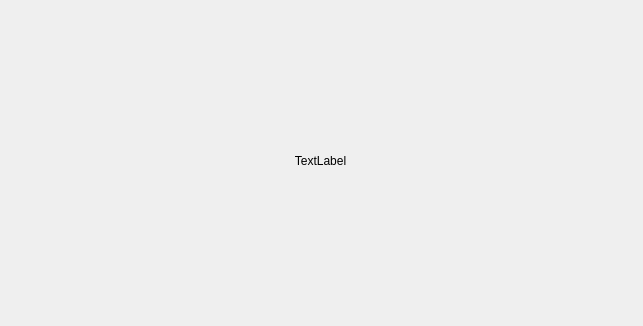
<?xml version="1.0" encoding="UTF-8"?>
<ui version="4.0">
 <class>createVolumeInExistingFIle</class>
 <widget class="QDialog" name="createVolumeInExistingFIle">
  <property name="geometry">
   <rect>
    <x>0</x>
    <y>0</y>
    <width>643</width>
    <height>326</height>
   </rect>
  </property>
  <property name="windowTitle">
   <string>Create Volume In Existing File</string>
  </property>
  <widget class="QFrame" name="frame">
   <property name="geometry">
    <rect>
     <x>10</x>
     <y>10</y>
     <width>621</width>
     <height>311</height>
    </rect>
   </property>
   <property name="frameShape">
    <enum>QFrame::StyledPanel</enum>
   </property>
   <property name="frameShadow">
    <enum>QFrame::Raised</enum>
   </property>
   <widget class="QLabel" name="label">
    <property name="geometry">
     <rect>
      <x>0</x>
      <y>70</y>
      <width>171</width>
      <height>51</height>
     </rect>
    </property>
    <property name="text">
     <string>Select Cover File (Video files like mp4 and mkv)</string>
    </property>
    <property name="alignment">
     <set>Qt::AlignRight|Qt::AlignTrailing|Qt::AlignVCenter</set>
    </property>
    <property name="wordWrap">
     <bool>true</bool>
    </property>
   </widget>
   <widget class="QLineEdit" name="lineEditVolumePath">
    <property name="geometry">
     <rect>
      <x>180</x>
      <y>80</y>
      <width>261</width>
      <height>31</height>
     </rect>
    </property>
   </widget>
   <widget class="QPushButton" name="pbSetFile">
    <property name="geometry">
     <rect>
      <x>440</x>
      <y>80</y>
      <width>31</width>
      <height>31</height>
     </rect>
    </property>
    <property name="text">
     <string/>
    </property>
   </widget>
   <widget class="QLabel" name="labelVolumeSize">
    <property name="geometry">
     <rect>
      <x>0</x>
      <y>160</y>
      <width>171</width>
      <height>31</height>
     </rect>
    </property>
    <property name="text">
     <string>Container Size (MB)</string>
    </property>
    <property name="alignment">
     <set>Qt::AlignRight|Qt::AlignTrailing|Qt::AlignVCenter</set>
    </property>
    <property name="wordWrap">
     <bool>true</bool>
    </property>
   </widget>
   <widget class="QLineEdit" name="lineEditContainerSize">
    <property name="geometry">
     <rect>
      <x>180</x>
      <y>160</y>
      <width>131</width>
      <height>31</height>
     </rect>
    </property>
   </widget>
   <widget class="QLabel" name="labelVolumeProperties">
    <property name="geometry">
     <rect>
      <x>0</x>
      <y>240</y>
      <width>171</width>
      <height>31</height>
     </rect>
    </property>
    <property name="text">
     <string>Volume Properties</string>
    </property>
    <property name="alignment">
     <set>Qt::AlignRight|Qt::AlignTrailing|Qt::AlignVCenter</set>
    </property>
    <property name="wordWrap">
     <bool>true</bool>
    </property>
   </widget>
   <widget class="QComboBox" name="cbVolumeProperties">
    <property name="geometry">
     <rect>
      <x>180</x>
      <y>240</y>
      <width>261</width>
      <height>31</height>
     </rect>
    </property>
   </widget>
   <widget class="QPushButton" name="pbCancel">
    <property name="geometry">
     <rect>
      <x>310</x>
      <y>280</y>
      <width>121</width>
      <height>31</height>
     </rect>
    </property>
    <property name="text">
     <string>&amp;Cancel</string>
    </property>
   </widget>
   <widget class="QPushButton" name="pbCreate">
    <property name="geometry">
     <rect>
      <x>190</x>
      <y>280</y>
      <width>121</width>
      <height>31</height>
     </rect>
    </property>
    <property name="text">
     <string>C&amp;reate</string>
    </property>
   </widget>
   <widget class="QLabel" name="label_4">
    <property name="geometry">
     <rect>
      <x>0</x>
      <y>120</y>
      <width>171</width>
      <height>31</height>
     </rect>
    </property>
    <property name="text">
     <string>Volume OffSet</string>
    </property>
    <property name="alignment">
     <set>Qt::AlignRight|Qt::AlignTrailing|Qt::AlignVCenter</set>
    </property>
    <property name="wordWrap">
     <bool>true</bool>
    </property>
   </widget>
   <widget class="QFrame" name="frame_2">
    <property name="geometry">
     <rect>
      <x>10</x>
      <y>10</y>
      <width>601</width>
      <height>61</height>
     </rect>
    </property>
    <property name="frameShape">
     <enum>QFrame::StyledPanel</enum>
    </property>
    <property name="frameShadow">
     <enum>QFrame::Raised</enum>
    </property>
    <widget class="QLabel" name="labelHeader">
     <property name="geometry">
      <rect>
       <x>0</x>
       <y>0</y>
       <width>601</width>
       <height>61</height>
      </rect>
     </property>
     <property name="text">
      <string>Create A Plain dm-crypt Container Hidden Inside Cover File (Steganography)</string>
     </property>
     <property name="alignment">
      <set>Qt::AlignCenter</set>
     </property>
     <property name="wordWrap">
      <bool>true</bool>
     </property>
    </widget>
   </widget>
   <widget class="QLineEdit" name="lineEditVolumeOffset">
    <property name="geometry">
     <rect>
      <x>180</x>
      <y>120</y>
      <width>131</width>
      <height>31</height>
     </rect>
    </property>
    <property name="readOnly">
     <bool>true</bool>
    </property>
   </widget>
   <widget class="QLabel" name="label_2">
    <property name="geometry">
     <rect>
      <x>0</x>
      <y>200</y>
      <width>171</width>
      <height>31</height>
     </rect>
    </property>
    <property name="text">
     <string>Password</string>
    </property>
    <property name="alignment">
     <set>Qt::AlignRight|Qt::AlignTrailing|Qt::AlignVCenter</set>
    </property>
    <property name="wordWrap">
     <bool>true</bool>
    </property>
   </widget>
   <widget class="QLineEdit" name="lineEditPassword">
    <property name="geometry">
     <rect>
      <x>180</x>
      <y>200</y>
      <width>261</width>
      <height>31</height>
     </rect>
    </property>
    <property name="echoMode">
     <enum>QLineEdit::Password</enum>
    </property>
   </widget>
   <widget class="QCheckBox" name="cbShowPassword">
    <property name="geometry">
     <rect>
      <x>440</x>
      <y>200</y>
      <width>21</width>
      <height>31</height>
     </rect>
    </property>
    <property name="text">
     <string/>
    </property>
   </widget>
   <widget class="QLabel" name="labelWarning">
    <property name="geometry">
     <rect>
      <x>-10</x>
      <y>-10</y>
      <width>641</width>
      <height>321</height>
     </rect>
    </property>
    <property name="autoFillBackground">
     <bool>true</bool>
    </property>
    <property name="text">
     <string>TextLabel</string>
    </property>
    <property name="alignment">
     <set>Qt::AlignCenter</set>
    </property>
    <property name="wordWrap">
     <bool>true</bool>
    </property>
   </widget>
  </widget>
 </widget>
 <tabstops>
  <tabstop>lineEditVolumePath</tabstop>
  <tabstop>pbSetFile</tabstop>
  <tabstop>lineEditVolumeOffset</tabstop>
  <tabstop>lineEditContainerSize</tabstop>
  <tabstop>lineEditPassword</tabstop>
  <tabstop>cbShowPassword</tabstop>
  <tabstop>cbVolumeProperties</tabstop>
  <tabstop>pbCreate</tabstop>
  <tabstop>pbCancel</tabstop>
 </tabstops>
 <resources/>
 <connections/>
</ui>
